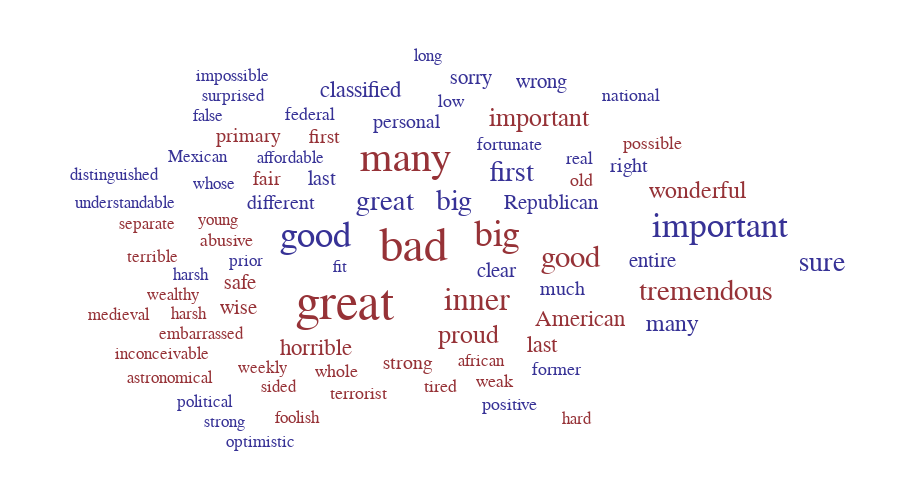

The notebook cell saved with this chart:
### Code cell
wm.save_as_html(force_directed_animation=False, notebook_mode=True)

### Figure 1 — Plotly figure (JSON) as saved in the notebook; plotly's stock layout.template omitted (floating-point values rounded to 4 significant figures)
{"data": [{"hoverinfo": "skip", "hovertext": null, "legendgroup": "default_legend", "marker": {"color": "white", "opacity": 0, "size": [38.95, 37.71, 32.77, 29.06, 25.35, 24.11, 22.88, 20.4, 20.4, 19.17, 17.93, 17.93, 17.93, 16.69, 16.69, 15.46, 15.46, 15.46, 15.46, 14.22, 14.22, 14.22, 14.22, 14.22, 14.22, 14.22, 12.98, 12.98, 12.98, 12.98, 12.98, 12.98, 12.98, 12.98, 12.98, 12.98, 12.98, 12.98, 12.98, 12.98, 29.06, 27.82, 22.88, 22.88, 22.88, 21.64, 19.17, 17.93, 16.69, 16.69, 16.69, 16.69, 16.69, 16.69, 15.46, 15.46, 15.46, 15.46, 14.22, 14.22, 14.22, 14.22, 14.22, 14.22, 14.22, 12.98, 12.98, 12.98, 12.98, 12.98, 12.98, 12.98, 12.98, 12.98, 12.98, 12.98, 12.98, 12.98, 12.98, 12.98], "symbol": "square"}, "mode": "markers+text", "name": "default_legend", "showlegend": false, "text": ["great", "bad", "many", "big", "inner", "good", "tremendous", "proud", "important", "wonderful", "last", "horrible", "American", "safe", "wise", "strong", "first", "primary", "fair", "tired", "whole", "terrorist", "weak", "possible", "abusive", "old", "foolish", "astronomical", "sided", "hard", "inconceivable", "weekly", "african", "medieval", "embarrassed", "wealthy", "harsh", "terrible", "separate", "young", "good", "important", "great", "big", "first", "sure", "many", "classified", "clear", "last", "Republican", "entire", "sorry", "wrong", "much", "different", "personal", "right", "positive", "former", "fortunate", "low", "federal", "national", "real", "optimistic", "strong", "affordable", "political", "prior", "fit", "harsh", "understandable", "whose", "distinguished", "Mexican", "false", "surprised", "impossible", "long"], "textfont": {"color": ["rgb(150, 50, 55)", "rgb(150, 50, 55)", "rgb(150, 50, 55)", "rgb(150, 50, 55)", "rgb(150, 50, 55)", "rgb(150, 50, 55)", "rgb(150, 50, 55)", "rgb(150, 50, 55)", "rgb(150, 50, 55)", "rgb(150, 50, 55)", "rgb(150, 50, 55)", "rgb(150, 50, 55)", "rgb(150, 50, 55)", "rgb(150, 50, 55)", "rgb(150, 50, 55)", "rgb(150, 50, 55)", "rgb(150, 50, 55)", "rgb(150, 50, 55)", "rgb(150, 50, 55)", "rgb(150, 50, 55)", "rgb(150, 50, 55)", "rgb(150, 50, 55)", "rgb(150, 50, 55)", "rgb(150, 50, 55)", "rgb(150, 50, 55)", "rgb(150, 50, 55)", "rgb(150, 50, 55)", "rgb(150, 50, 55)", "rgb(150, 50, 55)", "rgb(150, 50, 55)", "rgb(150, 50, 55)", "rgb(150, 50, 55)", "rgb(150, 50, 55)", "rgb(150, 50, 55)", "rgb(150, 50, 55)", "rgb(150, 50, 55)", "rgb(150, 50, 55)", "rgb(150, 50, 55)", "rgb(150, 50, 55)", "rgb(150, 50, 55)", "rgb(55, 50, 150)", "rgb(55, 50, 150)", "rgb(55, 50, 150)", "rgb(55, 50, 150)", "rgb(55, 50, 150)", "rgb(55, 50, 150)", "rgb(55, 50, 150)", "rgb(55, 50, 150)", "rgb(55, 50, 150)", "rgb(55, 50, 150)", "rgb(55, 50, 150)", "rgb(55, 50, 150)", "rgb(55, 50, 150)", "rgb(55, 50, 150)", "rgb(55, 50, 150)", "rgb(55, 50, 150)", "rgb(55, 50, 150)", "rgb(55, 50, 150)", "rgb(55, 50, 150)", "rgb(55, 50, 150)", "rgb(55, 50, 150)", "rgb(55, 50, 150)", "rgb(55, 50, 150)", "rgb(55, 50, 150)", "rgb(55, 50, 150)", "rgb(55, 50, 150)", "rgb(55, 50, 150)", "rgb(55, 50, 150)", "rgb(55, 50, 150)", "rgb(55, 50, 150)", "rgb(55, 50, 150)", "rgb(55, 50, 150)", "rgb(55, 50, 150)", "rgb(55, 50, 150)", "rgb(55, 50, 150)", "rgb(55, 50, 150)", "rgb(55, 50, 150)", "rgb(55, 50, 150)", "rgb(55, 50, 150)", "rgb(55, 50, 150)"], "family": "Courier New, monospace", "size": [49.66, 48.09, 41.78, 37.05, 32.32, 30.74, 29.17, 26.01, 26.01, 24.44, 22.86, 22.86, 22.86, 21.28, 21.28, 19.71, 19.71, 19.71, 19.71, 18.13, 18.13, 18.13, 18.13, 18.13, 18.13, 18.13, 16.55, 16.55, 16.55, 16.55, 16.55, 16.55, 16.55, 16.55, 16.55, 16.55, 16.55, 16.55, 16.55, 16.55, 37.05, 35.47, 29.17, 29.17, 29.17, 27.59, 24.44, 22.86, 21.28, 21.28, 21.28, 21.28, 21.28, 21.28, 19.71, 19.71, 19.71, 19.71, 18.13, 18.13, 18.13, 18.13, 18.13, 18.13, 18.13, 16.55, 16.55, 16.55, 16.55, 16.55, 16.55, 16.55, 16.55, 16.55, 16.55, 16.55, 16.55, 16.55, 16.55, 16.55]}, "textposition": "centre", "type": "scatter", "x": [-81.98, -28.95, -34.91, 36.52, 21.28, 94.78, 200.5, 14.73, 69.62, 193.9, 72.26, -104.7, 102.1, -164.5, -165.6, -33.32, -98.09, -158.4, -143.3, -7.793, -88.65, -71.88, 35.19, 158.9, -175.0, 103.4, -119.9, -220.1, -134.7, 99.45, -225.6, -146.7, 24.62, -260.2, -195.0, -217.2, -205.0, -233.2, -237.9, -182.3, -105.9, 211.7, -51.12, 3.106, 48.3, 291.4, 174.1, -70.03, 36.71, -100.3, 79.6, 158.6, 16.81, 71.87, 87.93, -132.9, -34.46, 140.8, 46.57, 83.23, 46.78, 1.01, -110.0, 141.9, 101.6, -148.6, -176.9, -125.4, -192.6, -159.9, -86.32, -203.3, -254.9, -185.5, -263.5, -198.4, -189.9, -170.0, -171.0, -17.0], "y": [-44.09, 1.007, 70.39, 10.01, -40.71, -7.516, -33.45, -68.08, 102.3, 45.66, -75.27, -77.56, -54.8, -26.21, -46.27, -89.74, 88.13, 88.25, 54.6, -107.6, -96.19, -113.1, -103.7, 82.45, 6.706, 53.6, -132.7, -101.3, -108.5, -133.1, -82.13, -93.37, -87.8, -51.33, -66.58, -35.73, -51.19, -5.862, 20.01, 22.66, 9.667, 17.26, 37.21, 37.44, 59.83, -10.85, -58.99, 124.5, -16.7, 54.9, 36.15, -9.517, 134.4, 131.5, -31.52, 36.19, 99.51, 64.71, -121.8, -94.5, 81.97, 116.1, 105.5, 120.7, 70.82, -151.4, -135.6, 71.63, -119.8, -9.053, -13.86, -20.33, 35.81, 51.34, 58.22, 72.21, 104.5, 120.0, 135.8, 151.4]}], "layout": {"height": 500, "hovermode": "closest", "margin": {"b": 0, "l": 0, "pad": 0, "r": 0, "t": 0}, "paper_bgcolor": "white", "plot_bgcolor": "white", "sliders": [{"steps": [{"args": [["default label"]], "label": "default label", "method": "animate"}]}], "title": null, "titlefont": {"color": "white", "size": 25}, "width": 900, "xaxis": {"autorange": false, "autotick": false, "dtick": 10, "range": [-352.9, 352.9], "visible": false}, "yaxis": {"autorange": false, "autotick": false, "dtick": 10, "range": [-196.1, 196.1], "visible": false}}}
